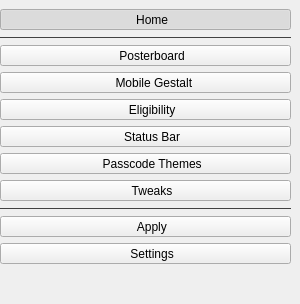
        <widget class="QWidget" name="sidebar" native="true">
         <property name="sizePolicy">
          <sizepolicy hsizetype="Fixed" vsizetype="Preferred">
           <horstretch>0</horstretch>
           <verstretch>0</verstretch>
          </sizepolicy>
         </property>
         <property name="minimumSize">
          <size>
           <width>300</width>
           <height>0</height>
          </size>
         </property>
         <property name="styleSheet">
          <string notr="true">QFrame {
	color: #414141;
}</string>
         </property>
         <layout class="QVBoxLayout" name="verticalLayout">
          <property name="leftMargin">
           <number>0</number>
          </property>
          <property name="topMargin">
           <number>9</number>
          </property>
          <property name="rightMargin">
           <number>9</number>
          </property>
          <property name="bottomMargin">
           <number>0</number>
          </property>
          <item>
           <widget class="QToolButton" name="homePageBtn">
            <property name="sizePolicy">
             <sizepolicy hsizetype="Expanding" vsizetype="Fixed">
              <horstretch>0</horstretch>
              <verstretch>0</verstretch>
             </sizepolicy>
            </property>
            <property name="cursor">
             <cursorShape>PointingHandCursor</cursorShape>
            </property>
            <property name="text">
             <string>    Home</string>
            </property>
            <property name="icon">
             <iconset resource="resources.qrc">
              <normaloff>:/icon/house.svg</normaloff>:/icon/house.svg</iconset>
            </property>
            <property name="checkable">
             <bool>true</bool>
            </property>
            <property name="checked">
             <bool>true</bool>
            </property>
            <property name="autoExclusive">
             <bool>true</bool>
            </property>
            <property name="toolButtonStyle">
             <enum>Qt::ToolButtonTextBesideIcon</enum>
            </property>
            <property name="cls" stdset="0">
             <string notr="true">sidebarBtn</string>
            </property>
           </widget>
          </item>
          <item>
           <widget class="Line" name="sidebarDiv1">
            <property name="styleSheet">
             <string notr="true">QFrame {
	color: #414141;
}</string>
            </property>
            <property name="frameShadow">
             <enum>QFrame::Plain</enum>
            </property>
            <property name="orientation">
             <enum>Qt::Horizontal</enum>
            </property>
           </widget>
          </item>
          <item>
           <widget class="QToolButton" name="posterboardPageBtn">
            <property name="enabled">
             <bool>true</bool>
            </property>
            <property name="sizePolicy">
             <sizepolicy hsizetype="Expanding" vsizetype="Fixed">
              <horstretch>0</horstretch>
              <verstretch>0</verstretch>
             </sizepolicy>
            </property>
            <property name="cursor">
             <cursorShape>PointingHandCursor</cursorShape>
            </property>
            <property name="text">
             <string>    Posterboard</string>
            </property>
            <property name="icon">
             <iconset resource="resources.qrc">
              <normaloff>:/icon/wallpaper.svg</normaloff>:/icon/wallpaper.svg</iconset>
            </property>
            <property name="checkable">
             <bool>true</bool>
            </property>
            <property name="autoExclusive">
             <bool>true</bool>
            </property>
            <property name="toolButtonStyle">
             <enum>Qt::ToolButtonTextBesideIcon</enum>
            </property>
            <property name="cls" stdset="0">
             <string notr="true">sidebarBtn</string>
            </property>
           </widget>
          </item>
          <item>
           <widget class="QToolButton" name="gestaltPageBtn">
            <property name="sizePolicy">
             <sizepolicy hsizetype="Expanding" vsizetype="Fixed">
              <horstretch>0</horstretch>
              <verstretch>0</verstretch>
             </sizepolicy>
            </property>
            <property name="cursor">
             <cursorShape>PointingHandCursor</cursorShape>
            </property>
            <property name="text">
             <string>     Mobile Gestalt</string>
            </property>
            <property name="icon">
             <iconset resource="resources.qrc">
              <normaloff>:/icon/iphone-island.svg</normaloff>:/icon/iphone-island.svg</iconset>
            </property>
            <property name="iconSize">
             <size>
              <width>24</width>
              <height>28</height>
             </size>
            </property>
            <property name="checkable">
             <bool>true</bool>
            </property>
            <property name="autoExclusive">
             <bool>true</bool>
            </property>
            <property name="toolButtonStyle">
             <enum>Qt::ToolButtonTextBesideIcon</enum>
            </property>
            <property name="arrowType">
             <enum>Qt::NoArrow</enum>
            </property>
            <property name="cls" stdset="0">
             <string notr="true">sidebarBtn</string>
            </property>
           </widget>
          </item>
          <item>
           <widget class="QToolButton" name="euEnablerPageBtn">
            <property name="sizePolicy">
             <sizepolicy hsizetype="Expanding" vsizetype="Fixed">
              <horstretch>0</horstretch>
              <verstretch>0</verstretch>
             </sizepolicy>
            </property>
            <property name="cursor">
             <cursorShape>PointingHandCursor</cursorShape>
            </property>
            <property name="text">
             <string>    Eligibility</string>
            </property>
            <property name="icon">
             <iconset resource="resources.qrc">
              <normaloff>:/icon/geo-alt.svg</normaloff>:/icon/geo-alt.svg</iconset>
            </property>
            <property name="checkable">
             <bool>true</bool>
            </property>
            <property name="autoExclusive">
             <bool>true</bool>
            </property>
            <property name="toolButtonStyle">
             <enum>Qt::ToolButtonTextBesideIcon</enum>
            </property>
            <property name="cls" stdset="0">
             <string notr="true">sidebarBtn</string>
            </property>
           </widget>
          </item>
          <item>
           <widget class="QToolButton" name="statusBarPageBtn">
            <property name="sizePolicy">
             <sizepolicy hsizetype="Expanding" vsizetype="Fixed">
              <horstretch>0</horstretch>
              <verstretch>0</verstretch>
             </sizepolicy>
            </property>
            <property name="cursor">
             <cursorShape>PointingHandCursor</cursorShape>
            </property>
            <property name="text">
             <string>    Status Bar</string>
            </property>
            <property name="icon">
             <iconset resource="resources.qrc">
              <normaloff>:/icon/wifi.svg</normaloff>:/icon/wifi.svg</iconset>
            </property>
            <property name="checkable">
             <bool>true</bool>
            </property>
            <property name="autoExclusive">
             <bool>true</bool>
            </property>
            <property name="toolButtonStyle">
             <enum>Qt::ToolButtonTextBesideIcon</enum>
            </property>
            <property name="cls" stdset="0">
             <string notr="true">sidebarBtn</string>
            </property>
           </widget>
          </item>
          <item>
           <widget class="QToolButton" name="passcodePageBtn">
            <property name="enabled">
             <bool>true</bool>
            </property>
            <property name="sizePolicy">
             <sizepolicy hsizetype="Expanding" vsizetype="Fixed">
              <horstretch>0</horstretch>
              <verstretch>0</verstretch>
             </sizepolicy>
            </property>
            <property name="cursor">
             <cursorShape>PointingHandCursor</cursorShape>
            </property>
            <property name="text">
             <string>    Passcode Themes</string>
            </property>
            <property name="icon">
             <iconset resource="resources.qrc">
              <normaloff>:/icon/lock.svg</normaloff>:/icon/lock.svg</iconset>
            </property>
            <property name="checkable">
             <bool>true</bool>
            </property>
            <property name="autoExclusive">
             <bool>true</bool>
            </property>
            <property name="toolButtonStyle">
             <enum>Qt::ToolButtonTextBesideIcon</enum>
            </property>
            <property name="cls" stdset="0">
             <string notr="true">sidebarBtn</string>
            </property>
           </widget>
          </item>
          <item>
           <widget class="QToolButton" name="tweaksPageBtn">
            <property name="sizePolicy">
             <sizepolicy hsizetype="Expanding" vsizetype="Fixed">
              <horstretch>0</horstretch>
              <verstretch>0</verstretch>
             </sizepolicy>
            </property>
            <property name="cursor">
             <cursorShape>PointingHandCursor</cursorShape>
            </property>
            <property name="text">
             <string>    Tweaks</string>
            </property>
            <property name="icon">
             <iconset resource="resources.qrc">
              <normaloff>:/icon/ellipsis.svg</normaloff>:/icon/ellipsis.svg</iconset>
            </property>
            <property name="checkable">
             <bool>true</bool>
            </property>
            <property name="autoExclusive">
             <bool>true</bool>
            </property>
            <property name="toolButtonStyle">
             <enum>Qt::ToolButtonTextBesideIcon</enum>
            </property>
            <property name="cls" stdset="0">
             <string notr="true">sidebarBtn</string>
            </property>
           </widget>
          </item>
          <item>
           <widget class="Line" name="sidebarDiv2">
            <property name="styleSheet">
             <string notr="true">QFrame {
	color: #414141;
}</string>
            </property>
            <property name="frameShadow">
             <enum>QFrame::Plain</enum>
            </property>
            <property name="orientation">
             <enum>Qt::Horizontal</enum>
            </property>
           </widget>
          </item>
          <item>
           <widget class="QToolButton" name="applyPageBtn">
            <property name="sizePolicy">
             <sizepolicy hsizetype="Expanding" vsizetype="Fixed">
              <horstretch>0</horstretch>
              <verstretch>0</verstretch>
             </sizepolicy>
            </property>
            <property name="cursor">
             <cursorShape>PointingHandCursor</cursorShape>
            </property>
            <property name="text">
             <string>    Apply</string>
            </property>
            <property name="icon">
             <iconset resource="resources.qrc">
              <normaloff>:/icon/check-circle.svg</normaloff>:/icon/check-circle.svg</iconset>
            </property>
            <property name="checkable">
             <bool>true</bool>
            </property>
            <property name="autoExclusive">
             <bool>true</bool>
            </property>
            <property name="toolButtonStyle">
             <enum>Qt::ToolButtonTextBesideIcon</enum>
            </property>
            <property name="cls" stdset="0">
             <string notr="true">sidebarBtn</string>
            </property>
           </widget>
          </item>
          <item>
           <widget class="QToolButton" name="settingsPageBtn">
            <property name="sizePolicy">
             <sizepolicy hsizetype="Expanding" vsizetype="Fixed">
              <horstretch>0</horstretch>
              <verstretch>0</verstretch>
             </sizepolicy>
            </property>
            <property name="cursor">
             <cursorShape>PointingHandCursor</cursorShape>
            </property>
            <property name="text">
             <string>    Settings</string>
            </property>
            <property name="icon">
             <iconset resource="resources.qrc">
              <normaloff>:/icon/gear.svg</normaloff>:/icon/gear.svg</iconset>
            </property>
            <property name="checkable">
             <bool>true</bool>
            </property>
            <property name="autoExclusive">
             <bool>true</bool>
            </property>
            <property name="toolButtonStyle">
             <enum>Qt::ToolButtonTextBesideIcon</enum>
            </property>
            <property name="cls" stdset="0">
             <string notr="true">sidebarBtn</string>
            </property>
           </widget>
          </item>
          <item>
           <spacer name="verticalSpacer">
            <property name="orientation">
             <enum>Qt::Vertical</enum>
            </property>
            <property name="sizeHint" stdset="0">
             <size>
              <width>20</width>
              <height>40</height>
             </size>
            </property>
           </spacer>
          </item>
         </layout>
        </widget>
